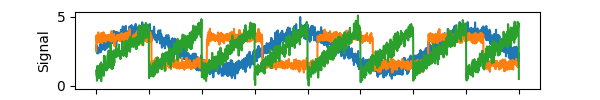

This chart was generated by the following Python code:
import matplotlib.pyplot as plt
import mglearn


def execute():
    S = mglearn.datasets.make_signals()
    fig = plt.figure(figsize=(6, 1))
    plt.plot(S, '-')
    plt.xlabel('Time')
    plt.ylabel('Signal')
    fig.savefig('signals/signals.png')
